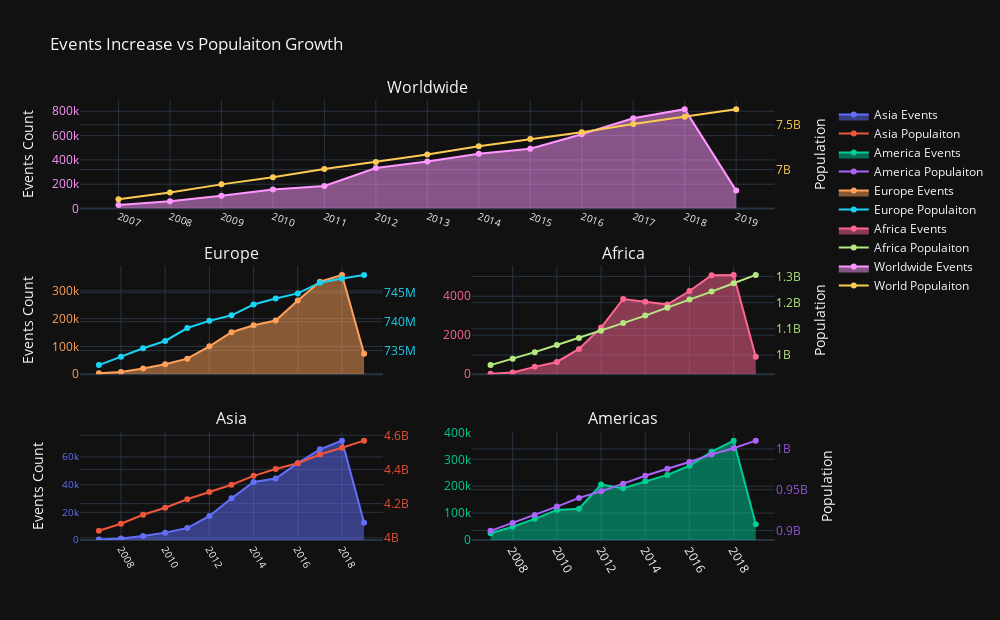

The cell this chart's notebook holds for it:
### Code cell
import pandas as pd
import random
import collections
import plotly.graph_objects as go
import plotly.express as px
import pandas as pd
import math
import plotly.graph_objects as go
from plotly.subplots import make_subplots

#first data
df = pd.read_csv('data/events_countries.txt',sep='\t' )

#second data
dfFull = pd.read_csv('data/events_countries_sources_years.txt',sep='\t' )
dfFull.dropna(inplace=True)
dropYearList=[2003,2004,2005,2006,2020,2021,2022,2025,2026,2029]
dfFull=dfFull[~dfFull['year'].isin(dropYearList)]
yearList=[]
for i in range(2007,2020):
    yearList.append(i)
    
#add continet
continentMap={}
for _, r in df.iterrows():
    if r['un_country'] not in continentMap.keys():
        continentMap[r['un_country']]=r['macro_region']
macroList=[]
for _, r in dfFull.iterrows(): 
    k=r['un_country']
    macroList.append(continentMap[k])
dfFull['macro_region']=macroList


#population data add continent

countryName={
    "bahamas":"the bahamas",
    "congo, dem. rep.":"democratic republic of the congo",
    "cote d'ivoire":"côte d'ivoire",
    "czech republic":"the czech republic",
    "kyrgyz republic":"kyrgyzstan",
    "lao":"laos",
    "micronesia, fed. sts.":"federated states of micronesia",
    "myanmar":"myanmar (burma)",
    "sao tome and principe":"são tomé and príncipe",
    "slovak republic":"slovakia",
    "st. kitts and nevis":"saint kitts and nevis",
    "st. lucia":"saint lucia",
}
unfoundCountry={
    "central african republic":"Africa",
    "chad":"Africa",
    "congo, rep.":"Africa",
    "comoros":"Africa",
    'djibouti':"Africa",
    'dominica':'Americas',
    'equatorial guinea':"Africa",
    'gambia':"Africa",
    'grenada':"Americas",
    'guinea-bissau':"Africa",
    'kiribati':"Oceania",
    'marshall islands':"Oceania",
    'nauru':"Oceania",
    "niger":"Africa",
    'palau':"Oceania",
    "palestine":"Asia",
    'samoa':"Oceania",
    "st. vincent and the grenadines":"Americas",
    "tonga":"Oceania",
    "tuvalu":"Oceania"
}
dfPop = pd.read_csv('data/population_total.csv',sep=',' )
keepColumns=['country']
for c in yearList:
    keepColumns.append(str(c))
dfPop=dfPop[keepColumns]
dfPop.head(10)

popContinentList=[]
for _, r in dfPop.iterrows(): 
    k=r['country'].lower()
    
    if k in continentMap.keys():
        popContinentList.append(continentMap[k])
    elif k in countryName.keys():
        popContinentList.append(continentMap[countryName[k]])
    else:
        
        popContinentList.append(unfoundCountry[k])
    
dfPop['macro_region']=popContinentList

#making the graph, subpolot
dfPopMelt = pd.melt(dfPop,id_vars=['country','macro_region'],var_name='year',value_name='pop')
dfPopMelt.sort_values(by=['country'],inplace=True)

dfPopAisa=dfPopMelt[dfPopMelt['macro_region']=='Asia']
dfPopAisa=dfPopAisa.groupby(['year'],as_index=False)[['pop']].sum()

dfPopAmericas=dfPopMelt[dfPopMelt['macro_region']=='Americas']
dfPopAmericas=dfPopAmericas.groupby(['year'],as_index=False)[['pop']].sum()

dfPopEurope=dfPopMelt[dfPopMelt['macro_region']=='Europe']
dfPopEurope=dfPopEurope.groupby(['year'],as_index=False)[['pop']].sum()

dfPopAfrica=dfPopMelt[dfPopMelt['macro_region']=='Africa']
dfPopAfrica=dfPopAfrica.groupby(['year'],as_index=False)[['pop']].sum()

dfPopWorld=dfPopMelt.groupby(['year'],as_index=False)[['pop']].sum()


# 'Asia', 'Europe', 'Africa', 'Americas'
dfFullAsia=dfFull[dfFull['macro_region']=='Asia']
dfFullAsia=dfFullAsia.groupby(['year'],as_index=False)[['n']].sum()

dfFullAmericas=dfFull[dfFull['macro_region']=='Americas']
dfFullAmericas=dfFullAmericas.groupby(['year'],as_index=False)[['n']].sum()

dfFullEurope=dfFull[dfFull['macro_region']=='Europe']
dfFullEurope=dfFullEurope.groupby(['year'],as_index=False)[['n']].sum()

dfFullAfrica=dfFull[dfFull['macro_region']=='Africa']
dfFullAfrica=dfFullAfrica.groupby(['year'],as_index=False)[['n']].sum()

dfFullWorld=dfFull.groupby(['year'],as_index=False)[['n']].sum()

fig = make_subplots(rows=3, cols=2, start_cell="bottom-left",horizontal_spacing = 0.12,vertical_spacing = 0.13,
                   shared_xaxes=True,
                   specs=[[{"secondary_y": True}, {"secondary_y": True}],
                          [{"secondary_y": True}, {"secondary_y": True}],
                          [{"colspan": 2,"secondary_y": True}, None]],
                    subplot_titles=("Asia","Americas", "Europe","Africa","Worldwide"))
#------------------------------------------------------------------------------
fig.add_trace(go.Scatter(
                x=dfFullAsia['year'],
                y=dfFullAsia['n'],
                name='Asia Events',
                fill='tozeroy',
                hovertemplate ="year: <b>%{x}</b><br>Region: Asia<br>Events:%{x}<br>",
             ),
              row=1, col=1,)
fig.add_trace(go.Scatter(
                x=dfPopAisa['year'],
                y=dfPopAisa['pop'],
                name='Asia Populaiton',
                hovertemplate ="year: <b>%{x}</b><br>Region: Asia<br>Population:%{x}<br>",
             ),
              row=1, col=1,secondary_y=True,)
fig.update_xaxes(
                 tickangle=60,
                 nticks=7,
                 row=1, col=1)
#------------------------------------------------------------------------------
fig.add_trace(go.Scatter(
                x=dfFullAmericas['year'],
                y=dfFullAmericas['n'],
                name='America Events',
                fill='tozeroy',
                hovertemplate ="year: <b>%{x}</b><br>Region: America<br>Events:%{x}<br>",
             ),
              row=1, col=2)

fig.add_trace(go.Scatter(
                x=dfPopAmericas['year'],
                y=dfPopAmericas['pop'],
                name='America Populaiton',
                hovertemplate ="year: <b>%{x}</b><br>Region: America<br>Population:%{x}<br>",
             ),
              row=1, col=2,secondary_y=True,)
fig.update_xaxes(
                 tickangle=60,
                 nticks=7,
                 row=1, col=2)

#------------------------------------------------------------------------------
fig.add_trace(go.Scatter(
                x=dfFullEurope['year'],
                y=dfFullEurope['n'],
                name='Europe Events',
                fill='tozeroy',
                hovertemplate ="year: <b>%{x}</b><br>Region: Europe<br>Events:%{x}<br>",
             ),
              row=2, col=1)
fig.add_trace(go.Scatter(
                x=dfPopEurope['year'],
                y=dfPopEurope['pop'],
                name='Europe Populaiton',
                hovertemplate ="year: <b>%{x}</b><br>Region: Europe<br>Population:%{x}<br>",
             ),
              row=2, col=1,secondary_y=True,)
fig.update_xaxes(
#                  tickvals = yearList,
                 tickangle=60,
                 nticks=7,
                 row=2, col=1)
#------------------------------------------------------------------------------
fig.add_trace(go.Scatter(
                x=dfFullAfrica['year'],
                y=dfFullAfrica['n'],
                name='Africa Events',
                fill='tozeroy',
                hovertemplate ="year: <b>%{x}</b><br>Region: Africa<br>Events:%{x}<br>",
             ),
              row=2, col=2)
fig.add_trace(go.Scatter(
                x=dfPopAfrica['year'],
                y=dfPopAfrica['pop'],
                name='Africa Populaiton',
                hovertemplate ="year: <b>%{x}</b><br>Region: Africa<br>Population:%{x}<br>",
             ),
              row=2, col=2,secondary_y=True,)
fig.update_xaxes(
                 tickangle=60,
                 nticks=7,
                 row=2, col=2)

#------------------------------------------------------------------------------
fig.add_trace(go.Scatter(
                x=dfFullWorld['year'],
                y=dfFullWorld['n'],
                name='Worldwide Events',
                fill='tozeroy',
                hovertemplate ="year: <b>%{x}</b><br>Region: World<br>Events:%{x}<br>",
             ),
            row=3, col=1)
fig.add_trace(go.Scatter(
                x=dfPopWorld['year'],
                y=dfPopWorld['pop'],
                name='World Populaiton',
                hovertemplate ="year: <b>%{x}</b><br>Region: World<br>Population:%{x}<br>",
             ),
              row=3, col=1,secondary_y=True,)

fig.update_xaxes(tickvals = yearList,
                 tickangle=20,
                 tickfont_size=10, 
                 row=3, col=1)
#------------------------------------------------------------------------------
fig.update_layout(width=1000,                  
                  height=620, 
                 )

fig.update_layout(
    xaxis_tickfont_size=10, 
    yaxis_tickfont_size=10, 
    title="Events Increase vs Populaiton Growth",
    legend=dict(
        x=1.02
    ),
    template='plotly_dark',
)
fig.update_layout(
    yaxis=dict(
        title="Events Count",
        tickfont_color ="rgb(99,110,250)",
    ),
    yaxis2=dict(
        tickfont_color="rgb(229,82,57)",
    ),
    yaxis3=dict(
        tickfont_color="rgb(0,204,150)",
    ),
    yaxis4=dict(
        title="Population",
        tickfont_color="rgb(148,86,217)",
    ),
    yaxis5=dict(
        title="Events Count",
        tickfont_color="rgb(255,161,90)",
    ),
    yaxis6=dict(
        tickfont_color="rgb(25,211,243)",
    ),
    yaxis7=dict(
        tickfont_color="rgb(255,102,146)",
    ),
    yaxis8=dict(
        title="Population",
        tickfont_color="rgb(182,232,128)",
    ),
    yaxis9=dict(
        title="Events Count",
        tickfont_color="rgb(255,151,255)",
    ),
    yaxis10=dict(
        title="Population",
        tickfont_color="rgb(254,203,82)",
    ),
)
fig.update_traces(hoverlabel_font_color='white',)
fig.show()
fig.write_html("hw2_Graph2.html")

### Figure 1 — Plotly figure (JSON) as saved in the notebook; plotly's stock layout.template omitted (floating-point values rounded to 4 significant figures)
{"data": [{"fill": "tozeroy", "hoverlabel": {"font": {"color": "white"}}, "hovertemplate": "year: <b>%{x}</b><br>Region: Asia<br>Events:%{x}<br>", "name": "Asia Events", "type": "scatter", "x": [2007, 2008, 2009, 2010, 2011, 2012, 2013, 2014, 2015, 2016, 2017, 2018, 2019], "xaxis": "x", "y": [328, 1063, 2964, 5329, 8598, 17378, 30183, 41874, 44405, 55476, 65493, 71773, 12539], "yaxis": "y"}, {"hoverlabel": {"font": {"color": "white"}}, "hovertemplate": "year: <b>%{x}</b><br>Region: Asia<br>Population:%{x}<br>", "name": "Asia Populaiton", "type": "scatter", "x": ["2007", "2008", "2009", "2010", "2011", "2012", "2013", "2014", "2015", "2016", "2017", "2018", "2019"], "xaxis": "x", "y": [4040285000, 4081834000, 4134415000, 4175381000, 4225247000, 4267288000, 4310290000, 4362654000, 4402798000, 4436793000, 4487636000, 4527029000, 4568837000], "yaxis": "y2"}, {"fill": "tozeroy", "hoverlabel": {"font": {"color": "white"}}, "hovertemplate": "year: <b>%{x}</b><br>Region: America<br>Events:%{x}<br>", "name": "America Events", "type": "scatter", "x": [2007, 2008, 2009, 2010, 2011, 2012, 2013, 2014, 2015, 2016, 2017, 2018, 2019], "xaxis": "x2", "y": [25278, 49069, 78572, 111829, 116440, 206496, 192807, 218376, 242079, 275956, 328485, 369372, 58126], "yaxis": "y3"}, {"hoverlabel": {"font": {"color": "white"}}, "hovertemplate": "year: <b>%{x}</b><br>Region: America<br>Population:%{x}<br>", "name": "America Populaiton", "type": "scatter", "x": ["2007", "2008", "2009", "2010", "2011", "2012", "2013", "2014", "2015", "2016", "2017", "2018", "2019"], "xaxis": "x2", "y": [899526600, 909182400, 918859100, 929272900, 939970500, 948015300, 957430800, 967075500, 975700000, 984044400, 993380900, 1000924300, 1010247700], "yaxis": "y4"}, {"fill": "tozeroy", "hoverlabel": {"font": {"color": "white"}}, "hovertemplate": "year: <b>%{x}</b><br>Region: Europe<br>Events:%{x}<br>", "name": "Europe Events", "type": "scatter", "x": [2007, 2008, 2009, 2010, 2011, 2012, 2013, 2014, 2015, 2016, 2017, 2018, 2019], "xaxis": "x3", "y": [3579, 8447, 20954, 36166, 56099, 100352, 150883, 176226, 192793, 264937, 332350, 356971, 73393], "yaxis": "y5"}, {"hoverlabel": {"font": {"color": "white"}}, "hovertemplate": "year: <b>%{x}</b><br>Region: Europe<br>Population:%{x}<br>", "name": "Europe Populaiton", "type": "scatter", "x": ["2007", "2008", "2009", "2010", "2011", "2012", "2013", "2014", "2015", "2016", "2017", "2018", "2019"], "xaxis": "x3", "y": [732491294, 733941492, 735394987, 736664083, 738903486, 740143386, 741099986, 742968385, 744025290, 744891391, 746739698, 747486210, 748091815], "yaxis": "y6"}, {"fill": "tozeroy", "hoverlabel": {"font": {"color": "white"}}, "hovertemplate": "year: <b>%{x}</b><br>Region: Africa<br>Events:%{x}<br>", "name": "Africa Events", "type": "scatter", "x": [2007, 2008, 2009, 2010, 2011, 2012, 2013, 2014, 2015, 2016, 2017, 2018, 2019], "xaxis": "x4", "y": [24, 96, 380, 630, 1301, 2393, 3859, 3721, 3575, 4271, 5082, 5095, 894], "yaxis": "y7"}, {"hoverlabel": {"font": {"color": "white"}}, "hovertemplate": "year: <b>%{x}</b><br>Region: Africa<br>Population:%{x}<br>", "name": "Africa Populaiton", "type": "scatter", "x": ["2007", "2008", "2009", "2010", "2011", "2012", "2013", "2014", "2015", "2016", "2017", "2018", "2019"], "xaxis": "x4", "y": [961510100, 985926400, 1010986800, 1038028300, 1065013900, 1092437600, 1121892400, 1150496200, 1180630000, 1211664700, 1242208400, 1274243100, 1305997700], "yaxis": "y8"}, {"fill": "tozeroy", "hoverlabel": {"font": {"color": "white"}}, "hovertemplate": "year: <b>%{x}</b><br>Region: World<br>Events:%{x}<br>", "name": "Worldwide Events", "type": "scatter", "x": [2007, 2008, 2009, 2010, 2011, 2012, 2013, 2014, 2015, 2016, 2017, 2018, 2019], "xaxis": "x5", "y": [29433, 59218, 104408, 156616, 186149, 333634, 387508, 450151, 492020, 610751, 742459, 817065, 147326], "yaxis": "y9"}, {"hoverlabel": {"font": {"color": "white"}}, "hovertemplate": "year: <b>%{x}</b><br>Region: World<br>Population:%{x}<br>", "name": "World Populaiton", "type": "scatter", "x": ["2007", "2008", "2009", "2010", "2011", "2012", "2013", "2014", "2015", "2016", "2017", "2018", "2019"], "xaxis": "x5", "y": [6667880744, 6745601172, 6835102827, 6915441183, 7005766786, 7085153386, 7168619686, 7261636185, 7342127890, 7417008591, 7510122898, 7590388110, 7674426515], "yaxis": "y10"}], "layout": {"annotations": [{"font": {"size": 16}, "showarrow": false, "text": "Asia", "x": 0.205, "xanchor": "center", "xref": "paper", "y": 0.2467, "yanchor": "bottom", "yref": "paper"}, {"font": {"size": 16}, "showarrow": false, "text": "Americas", "x": 0.735, "xanchor": "center", "xref": "paper", "y": 0.2467, "yanchor": "bottom", "yref": "paper"}, {"font": {"size": 16}, "showarrow": false, "text": "Europe", "x": 0.205, "xanchor": "center", "xref": "paper", "y": 0.6233, "yanchor": "bottom", "yref": "paper"}, {"font": {"size": 16}, "showarrow": false, "text": "Africa", "x": 0.735, "xanchor": "center", "xref": "paper", "y": 0.6233, "yanchor": "bottom", "yref": "paper"}, {"font": {"size": 16}, "showarrow": false, "text": "Worldwide", "x": 0.47, "xanchor": "center", "xref": "paper", "y": 1, "yanchor": "bottom", "yref": "paper"}], "height": 620, "legend": {"x": 1.02}, "title": {"text": "Events Increase vs Populaiton Growth"}, "width": 1000, "xaxis": {"anchor": "y", "domain": [0, 0.41], "nticks": 7, "tickangle": 60, "tickfont": {"size": 10}}, "xaxis2": {"anchor": "y3", "domain": [0.53, 0.94], "nticks": 7, "tickangle": 60}, "xaxis3": {"anchor": "y5", "domain": [0, 0.41], "matches": "x", "nticks": 7, "showticklabels": false, "tickangle": 60}, "xaxis4": {"anchor": "y7", "domain": [0.53, 0.94], "matches": "x2", "nticks": 7, "showticklabels": false, "tickangle": 60}, "xaxis5": {"anchor": "y9", "domain": [0, 0.94], "tickangle": 20, "tickfont": {"size": 10}, "tickvals": [2007, 2008, 2009, 2010, 2011, 2012, 2013, 2014, 2015, 2016, 2017, 2018, 2019]}, "yaxis": {"anchor": "x", "domain": [0, 0.2467], "tickfont": {"color": "rgb(99,110,250)", "size": 10}, "title": {"text": "Events Count"}}, "yaxis10": {"anchor": "x5", "overlaying": "y9", "side": "right", "tickfont": {"color": "rgb(254,203,82)"}, "title": {"text": "Population"}}, "yaxis2": {"anchor": "x", "overlaying": "y", "side": "right", "tickfont": {"color": "rgb(229,82,57)"}}, "yaxis3": {"anchor": "x2", "domain": [0, 0.2467], "tickfont": {"color": "rgb(0,204,150)"}}, "yaxis4": {"anchor": "x2", "overlaying": "y3", "side": "right", "tickfont": {"color": "rgb(148,86,217)"}, "title": {"text": "Population"}}, "yaxis5": {"anchor": "x3", "domain": [0.3767, 0.6233], "tickfont": {"color": "rgb(255,161,90)"}, "title": {"text": "Events Count"}}, "yaxis6": {"anchor": "x3", "overlaying": "y5", "side": "right", "tickfont": {"color": "rgb(25,211,243)"}}, "yaxis7": {"anchor": "x4", "domain": [0.3767, 0.6233], "tickfont": {"color": "rgb(255,102,146)"}}, "yaxis8": {"anchor": "x4", "overlaying": "y7", "side": "right", "tickfont": {"color": "rgb(182,232,128)"}, "title": {"text": "Population"}}, "yaxis9": {"anchor": "x5", "domain": [0.7533, 1], "tickfont": {"color": "rgb(255,151,255)"}, "title": {"text": "Events Count"}}}}
